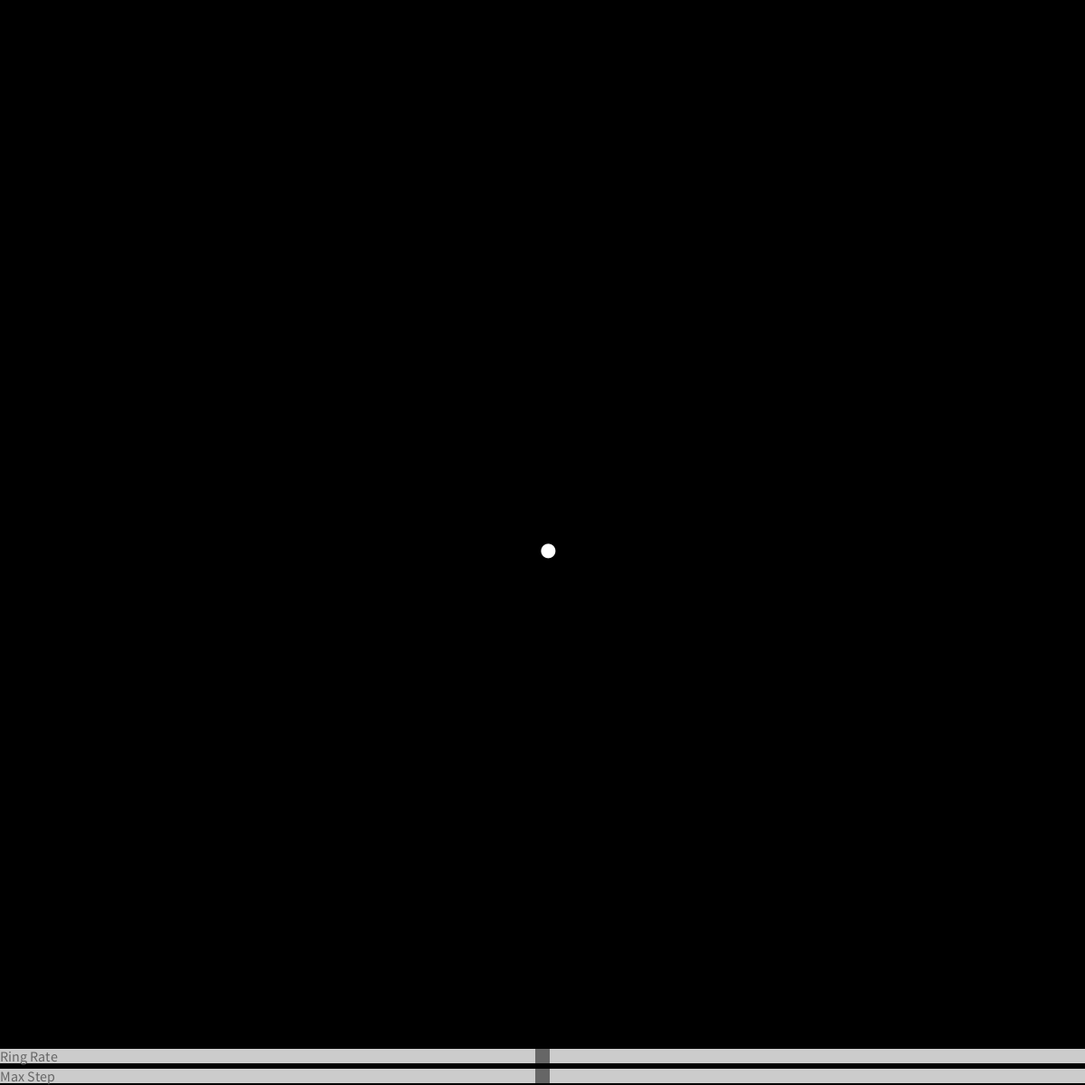
Frame 1 (no input)
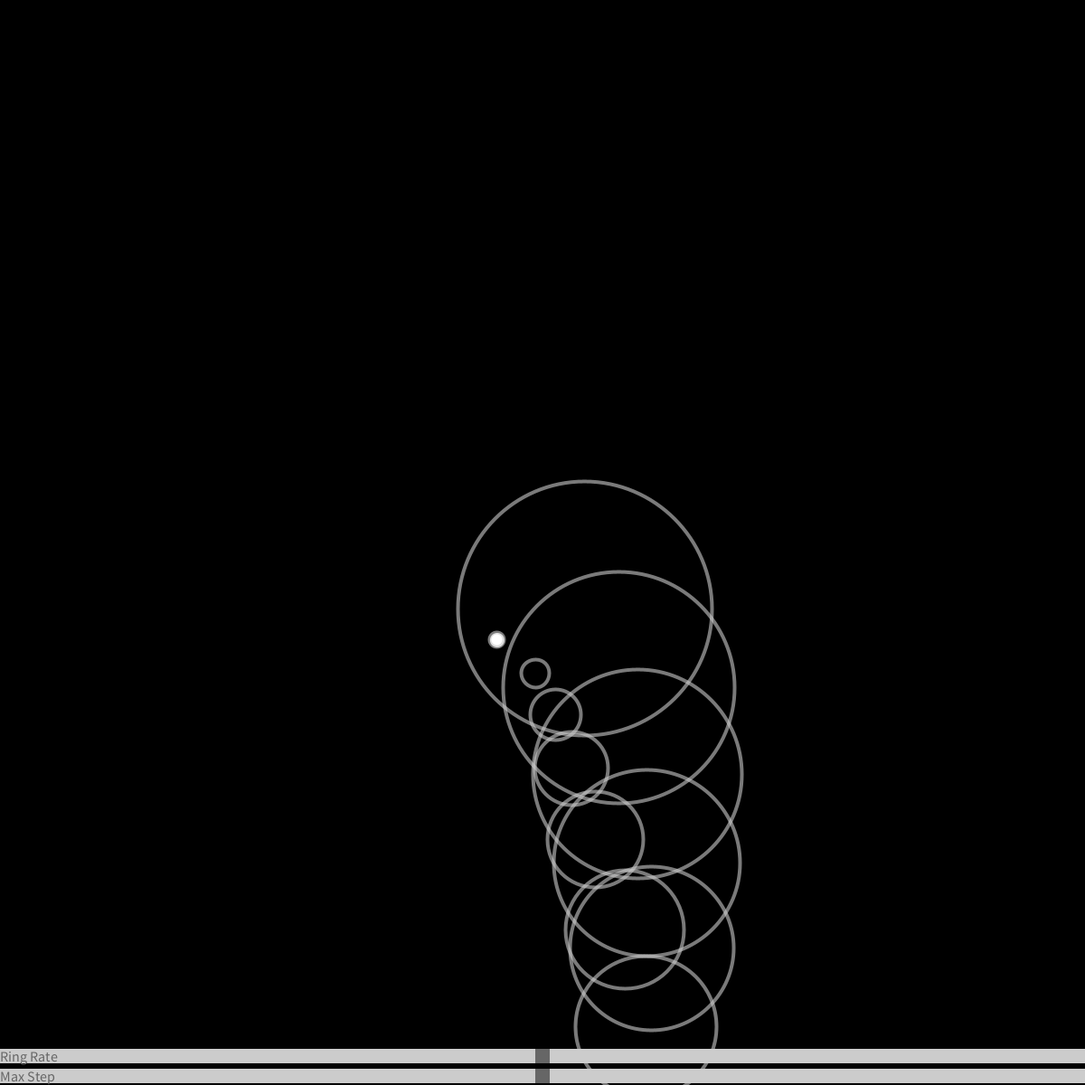
Frame 60 (the mouse pressed at the canvas centre just before this capture)
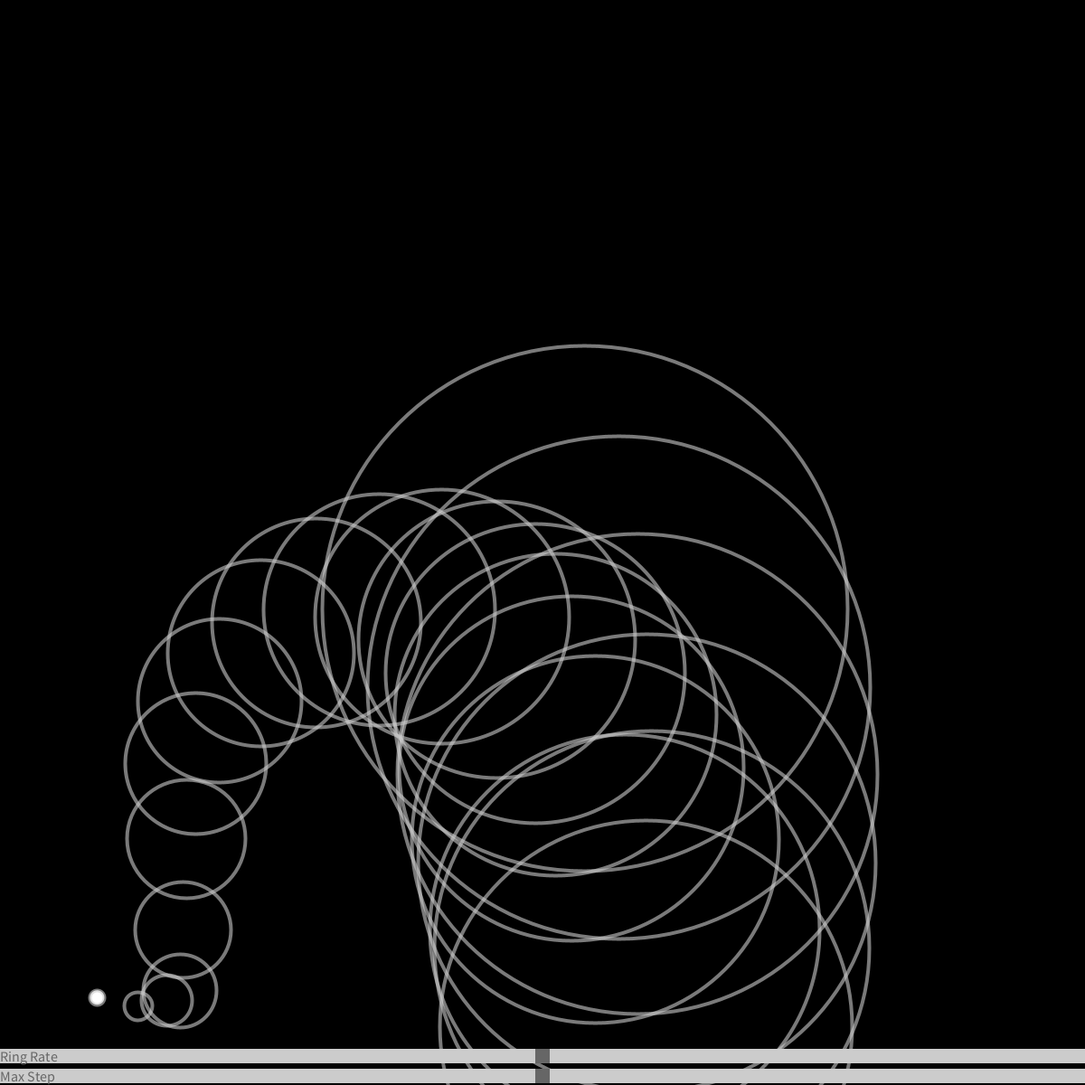
Frame 120 (the mouse held since frame 60 and released just before this capture)

The Processing sketch that drew these frames (run headless with seeded random() and noise(); from frame 60 on, the mouse is pressed at the canvas centre):

// Processing sketch: autonomousRings
// ── autonomousRings.pde

Walker w;

HScrollbar hs1, hs2;  // Two scrollbars

void setup() {
  size(1200, 1200);
  w = new Walker(30, 2,width,height-64);
  hs1 = new HScrollbar(0, height-10, width, 16, 32,"Max Step");
  hs2 = new HScrollbar(0, height-32, width, 16, 32,"Ring Rate");
  frameRate(100);
  noStroke();
}
void draw() {
  background(0);
  w.step();
  w.Display();
  float step = map(hs1.getPos(), 0, width, 0, 100);
  w.maxStep = int(step);
  float rate = map(hs2.getPos(), width, 0, 1,10);
  w.ringRate = int(rate);
  hs1.update();
  hs2.update();
  hs1.display();
  hs2.display();
}
// ── Ring.pde

class Ring {
  float x, y;          // X-coordinate, y-coordinate
  float diameter;      // Diameter of the ring
  boolean on = false;  // Turns the display on and off
  float rate;

  void start(float xpos, float ypos) {
    x = xpos;
    y = ypos; 
    rate = random(1, 50);
    diameter = 1;
    on = true;
  }

  void grow() {
    if (on == true) {
      diameter += 5;
      if (diameter > width+200 && diameter >height+200) {
        on = false;
        diameter = 1;
      }
    }
  }

  void display() {
    if (on == true) {
      noFill();
      strokeWeight(4);
      stroke(204, 153);
      ellipse(x, y, diameter, diameter);
    }
  }
}
// ── scrollBar.pde
// Modified from https://processing.org/examples/scrollbar.html
class HScrollbar {
  int swidth, sheight;    // width and height of bar
  float xpos, ypos;       // x and y position of bar
  float spos, newspos;    // x position of slider
  float sposMin, sposMax; // max and min values of slider
  int loose;              // how loose/heavy
  boolean over;           // is the mouse over the slider?
  boolean locked;
  float ratio;
  String name;

  HScrollbar (float xp, float yp, int sw, int sh, int l, String n) {
    swidth = sw;
    sheight = sh;
    int widthtoheight = sw - sh;
    ratio = (float)sw / (float)widthtoheight;
    xpos = xp;
    ypos = yp-sheight/2;
    spos = xpos + swidth/2 - sheight/2;
    newspos = spos;
    sposMin = xpos;
    sposMax = xpos + swidth - sheight;
    loose = l;
    name = n;
  }

  void update() {
    if (overEvent()) {
      over = true;
    } else {
      over = false;
    }
    if (mousePressed && over) {
      locked = true;
    }
    if (!mousePressed) {
      locked = false;
    }
    if (locked) {
      newspos = constrain(mouseX-sheight/2, sposMin, sposMax);
    }
    if (abs(newspos - spos) > 1) {
      spos = spos + (newspos-spos)/loose;
    }
  }

  float constrain(float val, float minv, float maxv) {
    return min(max(val, minv), maxv);
  }

  boolean overEvent() {
    if (mouseX > xpos && mouseX < xpos+swidth &&
      mouseY > ypos && mouseY < ypos+sheight) {
      return true;
    } else {
      return false;
    }
  }

  void display() {

    noStroke();
    fill(204);
    rect(xpos, ypos, swidth, sheight);
    if (over || locked) {
      fill(0, 0, 0);
    } else {
      fill(102, 102, 102);
    }
    rect(spos, ypos, sheight, sheight);
    //stroke(204, 153);
    textSize(sheight);
    text(name, xpos, ypos+sheight-2);
  }

  float getPos() {
    // Convert spos to be values between
    // 0 and the total width of the scrollbar
    return spos * ratio;
  }
}
// ── walker.pde

class Walker {
  float x=width/2;
  float y=height/2;
  float tx, ty;
  int maxStep=30;
  Ring[] rings;
  int numRings = 200;
  int currentRing = 0;
  int ringRate;
  int width_; // width availiable to walker
  int height_; //height availiable to walker

  Walker(int maxStep_, int ringRate_,int w, int h) {
    tx = 0;
    ty = 10000;

    maxStep=maxStep_;
    ringRate=ringRate_;
    width_ = w;
    height_= h;
    rings = new Ring[numRings];
    for (int i = 0; i < rings.length; i++) {
      rings[i] = new Ring(); // Create each object
    }
  }
  void step() {
    float stepx = map(noise(tx), 0, 1, -maxStep, maxStep);
    float stepy = map(noise(ty), 0, 1, -maxStep, maxStep);

    x+=stepx;
    y+=stepy;
    if (x>width_ || x < 0) {
      x-=2*stepx;
      tx += 10;
    }
    if (abs(y)>height_ || y<0) {
      y-=2*stepy;
      ty+=10;
    }
    tx += .01;
    ty += .01;
    if (frameCount%ringRate == 0) {
      rings[currentRing].start(x, y);
      currentRing = (currentRing+1)%numRings;
    }
  }
  void Display() {
    for (int i = 0; i < rings.length; i++) {
      rings[i].grow();
      rings[i].display();
    }
    fill(255);
    ellipse(x, y, 16, 16);
  }
}
